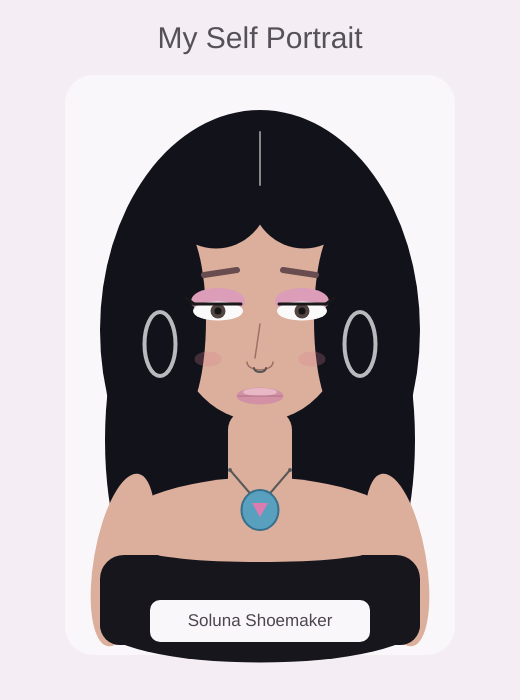
Frame 1 (no input)
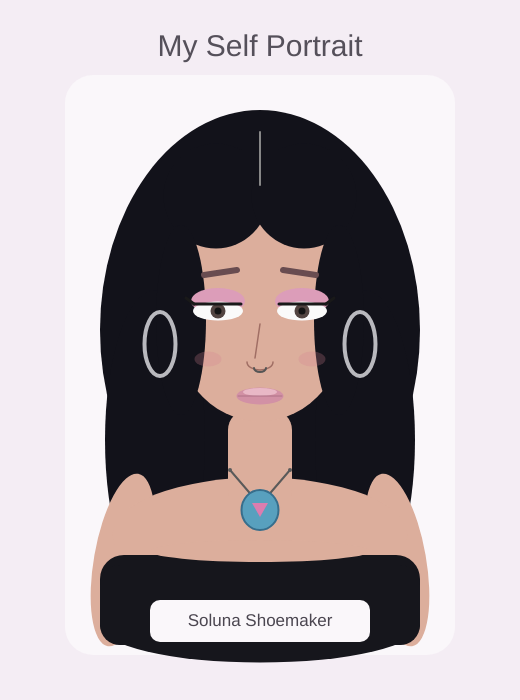
Frame 60 (no input)
Frame 120 (the mouse pressed at the canvas centre since frame 60): identical to frame 60, image omitted

The p5.js sketch that drew these frames (run headless with seeded random() and noise() and a simulated clock; from frame 60 on, the mouse is pressed at the canvas centre):

// p5.js sketch
// ── sketch.js
function setup()
{
    createCanvas(520,700);
}

function draw()
{
    background(244,237,244);

    // title
    fill(85,80,90);
    noStroke();
    textAlign(CENTER);
    textSize(30);
    text("My Self Portrait",260,48);

    // background
    fill(250,247,250);
    rect(65,75,390,580,28);

    // hair
    fill(18,18,26);
    noStroke();
    ellipse(260,330,320,440);
    ellipse(155,440,100,300);
    ellipse(365,440,100,300);

    // arms
    fill(220,174,156);

    push();
    translate(123,560);
    rotate(radians(10));
    ellipse(0,0,58,175);
    pop();

    push();
    translate(397,560);
    rotate(radians(-10));
    ellipse(0,0,58,175);
    pop();

    // shoulders
    ellipse(260,535,295,115);

    // neck
    rect(228,410,64,100,20);

    // ears
    ellipse(176,334,24,44);
    ellipse(344,334,24,44);

    // face
    ellipse(260,314,180,215);

    // front hair
    fill(18,18,26);
    ellipse(216,196,105,105);
    ellipse(304,196,105,105);
    ellipse(181,320,50,190);
    ellipse(339,320,50,190);

    // middle part
    stroke(135);
    strokeWeight(2);
    line(260,132,260,185);

    // eyebrows
    stroke(105,76,80);
    strokeWeight(6);
    line(204,275,237,270);
    line(283,270,316,275);

    // eyeshadow
    noStroke();
    fill(220,157,185);
    ellipse(218,301,54,26);
    ellipse(302,301,54,26);

    // eyes
    fill(250);
    ellipse(218,311,50,19);
    ellipse(302,311,50,19);

    fill(82,68,65);
    ellipse(218,311,15,15);
    ellipse(302,311,15,15);

    fill(20);
    ellipse(218,311,7,7);
    ellipse(302,311,7,7);

    // eyeliner
    stroke(25);
    strokeWeight(3);
    line(194,304,241,304);
    line(194,304,186,298);

    line(279,304,326,304);
    line(326,304,334,298);

    // nose
    stroke(160,110,100);
    strokeWeight(1.5);
    line(260,324,255,358);

    noFill();
    arc(260,362,26,16,0,PI);

    // septum
    stroke(85);
    strokeWeight(2);
    arc(260,368,12,8,0,PI);

    // cheeks
    noStroke();
    fill(210,130,145,65);
    ellipse(208,359,27,15);
    ellipse(312,359,27,15);

    // lips
    fill(210,145,165);
    ellipse(260,396,47,17);

    fill(233,184,198);
    ellipse(260,392,34,8);

    stroke(175,115,135);
    strokeWeight(1);
    line(238,396,282,396);

    // earrings
    noFill();
    stroke(185,185,190);
    strokeWeight(4);
    ellipse(160,344,31,64);
    ellipse(360,344,31,64);

    // necklace
    stroke(90);
    strokeWeight(2);
    line(230,470,260,505);
    line(290,470,260,505);

    // points
    stroke(90);
    strokeWeight(4);
    point(230,470);
    point(290,470);

    // pendant
    fill(88,160,190);
    stroke(55,110,140);
    strokeWeight(2);
    ellipse(260,510,37,40);

    // triangle
    noStroke();
    fill(220,125,175);
    triangle(252,503,268,503,260,517);

    // shirt
    fill(22,22,28);
    rect(100,555,320,90,24);
    ellipse(260,625,320,75);

    // chest
    fill(220,174,156);
    ellipse(260,551,220,22);

    // shirt
    fill(22,22,28);
    rect(100,565,320,80,20);

    // name
    fill(250,247,250);
    rect(150,600,220,42,10);

    fill(75,70,80);
    textAlign(CENTER,CENTER);
    textSize(17);
    text("Soluna Shoemaker",260,621);
}
